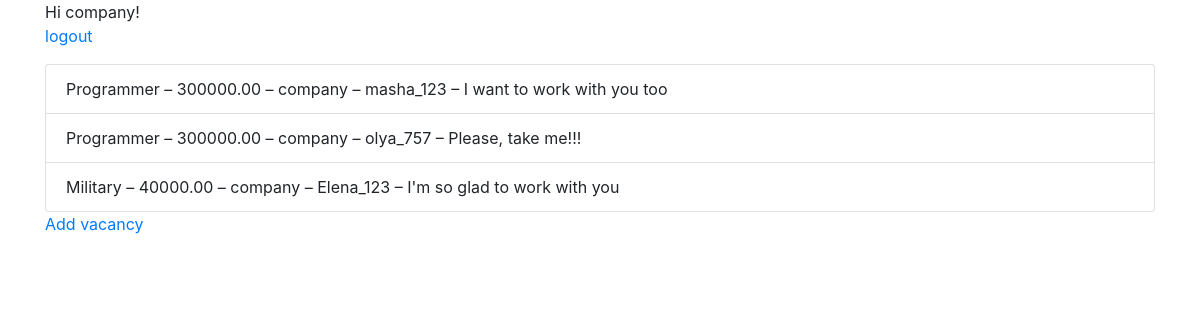
/Models/home/ (signed in), run on the app's committed database.
### Models/models.py (models this page shows, shortened)
class Person(AbstractUser):
    CITY = (
        (1, 'Voronezh'),
        (2, 'Moscow'),
        (3, 'St. Petersburg'),
        (4, 'Novgorod')
    )
    location = models.CharField(max_length=30, blank=True)
    birth_date = models.DateField(null=True, blank=True)
    city = models.IntegerField(blank=True, choices=CITY, help_text='Выберите город', default=1)
    mobile_phone = models.TextField(max_length=11, blank=True)
    isEmployer = models.BooleanField(default=False)
    def __str__(self):
        return self.username.__str__()

class Response(models.Model):
    vacancy = models.ForeignKey(Job,related_name='items', on_delete=models.SET_NULL, null=True)
    employee = models.ForeignKey(Person, related_name='items', on_delete=models.SET_NULL,
                                 null=True, limit_choices_to={'isEmployer': False})
    date_of_response = models.DateTimeField()
    commentary = models.TextField(max_length=300,blank=True)
    class Meta:
        ordering = ["-date_of_response"]

class Job(models.Model):
    CATEGORY = (
        (1, 'Programmer'),
        (2, 'Medicine'),
        (3, 'OfficeManager'),
        (4, 'Military')
    )
    GRAPHIC = (
        (1, 'FullDay'),
        (2, 'PartDay')
    )
    category = models.IntegerField( blank=True, choices=CATEGORY, default=1, help_text='Выберите категорию')
    wage = models.DecimalField(max_length=10, decimal_places=2, max_digits=10)
    graphic = models.IntegerField(blank=True, choices=GRAPHIC, help_text='Выберите график работы',default=1)
    employer = models.ForeignKey(Person, on_delete=models.SET_NULL, null=True, limit_choices_to={'isEmployer': True})
    date_of_placement = models.DateTimeField(null=True, blank=True)
    def __str__(self):
        return self.CATEGORY[self.category - 1][1].__str__() + ' – ' + self.wage.__str__() + ' – ' + self.employer.__str__()
    class Meta:
        ordering = ["-date_of_placement"]

### Models/views.py (the view)
# urls.py: 2. Add a URL to urlpatterns:  path('', Home.as_view(), name='home')
class Home(generic.TemplateView):
    template_name = 'home.html'
    def get_context_data(self, **kwargs):
        context = super().get_context_data(**kwargs)
        user = self.request.user
        if user.is_authenticated:
            if user.isEmployer:
                context['items'] = Response.objects.filter(vacancy__in=Job.objects.filter(employer=user))
            else:
                context['items'] = Job.objects.exclude(employer__in=Ban.objects.filter(employee=user).values('employer'))
        return context

### templates/home.html (shortened to what this page needs)
{% extends 'base.html' %}
{% block content %}
{% if user.is_authenticated %}
  Hi {{ user.username }}!
  <p><a href="{% url 'logout' %}">logout</a></p>
  {% if items %}
        <ul class="list-group">
            {% for item in items %}
                {%if user.isEmployer %}
                <li class="list-group-item">{{item.vacancy}}&nbsp;&ndash; {{item.employee}}&nbsp;&ndash; {{item.commentary}}</li>
                {% else %}
                <li class="list-group-item">{{item}}</li>
                {% endif %}
            {% endfor %}
        </ul>
    {% else %}
        <h3>nothing here</h3>
    {% endif %}
    {% if user.isEmployer%}
        <a href="{% url 'vacancy' %}">Add vacancy</a>
    {% endif %}
{% else %}
  <p>You are not logged in</p>
  <a href="{% url 'login' %}">login</a> |
  <a href="{% url 'signup' %}">signup</a>
{% endif %}
{% endblock %}

### data on the page
Person: username "company"
Response: vacancy "Programmer – 300000.00 – company", employee "masha_123", commentary "I want to work with you too"
Response: vacancy "Programmer – 300000.00 – company", employee "olya_757", commentary "Please, take me!!!"
Response: vacancy "Military – 40000.00 – company", employee "Elena_123", commentary "I'm so glad to work with you"
